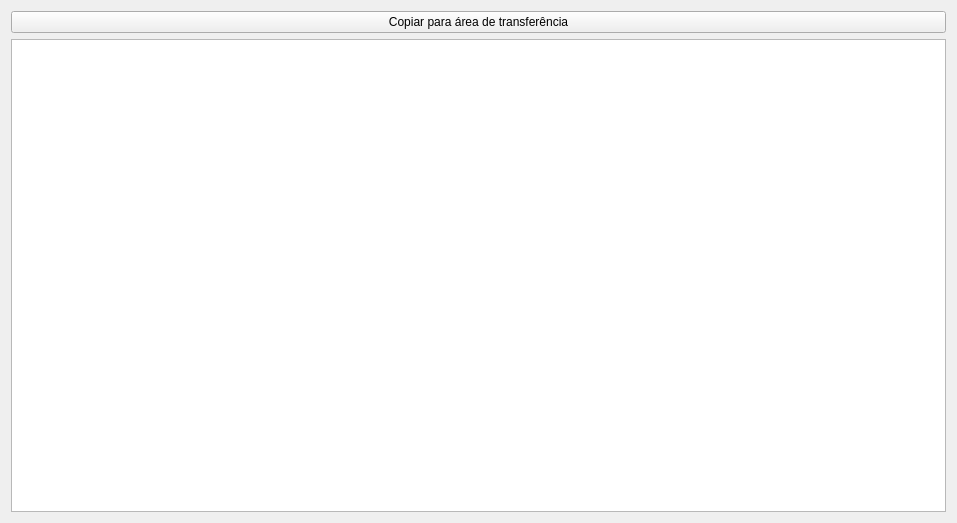
<?xml version="1.0" encoding="UTF-8"?>
<ui version="4.0">
 <class>FormTable</class>
 <widget class="QWidget" name="FormTable">
  <property name="geometry">
   <rect>
    <x>0</x>
    <y>0</y>
    <width>957</width>
    <height>523</height>
   </rect>
  </property>
  <property name="windowTitle">
   <string>Table</string>
  </property>
  <layout class="QGridLayout" name="gridLayout">
   <item row="1" column="0">
    <widget class="QTableWidget" name="tb_general">
     <property name="editTriggers">
      <set>QAbstractItemView::NoEditTriggers</set>
     </property>
    </widget>
   </item>
   <item row="0" column="0">
    <widget class="QPushButton" name="pb_copy_to_clipboard">
     <property name="text">
      <string>Copiar para área de transferência</string>
     </property>
    </widget>
   </item>
  </layout>
 </widget>
 <resources/>
 <connections/>
</ui>
